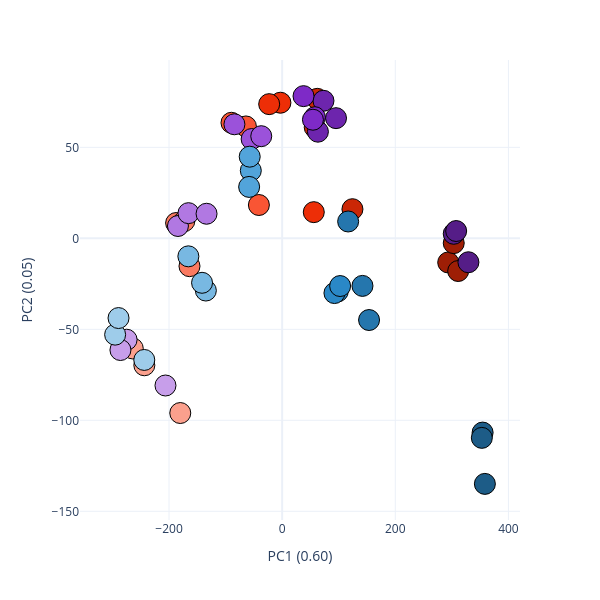

This figure's notebook cell:
### Code cell
# Figure 3e plot — colored by state (RA=blue, 2iL=red, SL=violet), shaded by cell number.
# Conservative reading (Reviewer 1): RA separates from SL/2iL on PC1; SL and 2iL overlap;
# PC1 is also partly driven by cell number. Avoid 'clear separation of all three states'.
pca_df = pca[0][0]
blue_shades = ['#9ECCEA', '#78B8E2', '#52A4DA', '#2A88C7', '#2576AD', '#1D5C87']
STATE_PALETTE = {'RA': blue_shades, '2iL': color_sequence_red, 'SL': color_sequence_violet}

color_map = {}
for grp in pca_df['group'].unique():
    state, ncell = grp.rsplit('_', 1)
    color_map[grp] = STATE_PALETTE[state][STEM_CELL_ORDER.index(int(ncell))]

fig = px.scatter(pca_df, x='x', y='y', color='group', color_discrete_map=color_map)
fig.update_layout(width=600, height=600, template='plotly_white', showlegend = False)
fig.update_traces(marker=dict(size=21, line=dict(width=1, color='black')))
fig.update_xaxes(title=pca[1]['x_title'])
fig.update_yaxes(title=pca[1]['y_title'])
fig.show()
fig.write_image(r'figures/figure3/figure3e.pdf', height=600, width=600)

### Figure 1 — Plotly figure (JSON) as saved in the notebook; plotly's stock layout.template omitted (floating-point values rounded to 4 significant figures)
{"data": [{"hovertemplate": "group=2iL_1000<br>x=%{x}<br>y=%{y}<extra></extra>", "legendgroup": "2iL_1000", "marker": {"color": "#CB2706", "line": {"color": "black", "width": 1}, "size": 21, "symbol": "circle"}, "mode": "markers", "name": "2iL_1000", "orientation": "v", "showlegend": true, "type": "scatter", "x": [124.2, 62.09, 57.57], "xaxis": "x", "y": [16.01, 76.65, 61.01], "yaxis": "y"}, {"hovertemplate": "group=2iL_100<br>x=%{x}<br>y=%{y}<extra></extra>", "legendgroup": "2iL_100", "marker": {"color": "#FBA08D", "line": {"color": "black", "width": 1}, "size": 21, "symbol": "circle"}, "mode": "markers", "name": "2iL_100", "orientation": "v", "showlegend": true, "type": "scatter", "x": [-243.7, -180.1, -264.1], "xaxis": "x", "y": [-69.76, -96.0, -60.53], "yaxis": "y"}, {"hovertemplate": "group=2iL_3000<br>x=%{x}<br>y=%{y}<extra></extra>", "legendgroup": "2iL_3000", "marker": {"color": "#9E1E05", "line": {"color": "black", "width": 1}, "size": 21, "symbol": "circle"}, "mode": "markers", "name": "2iL_3000", "orientation": "v", "showlegend": true, "type": "scatter", "x": [293.5, 311.2, 303.3], "xaxis": "x", "y": [-13.26, -17.97, -2.634], "yaxis": "y"}, {"hovertemplate": "group=2iL_300<br>x=%{x}<br>y=%{y}<extra></extra>", "legendgroup": "2iL_300", "marker": {"color": "#FA7A61", "line": {"color": "black", "width": 1}, "size": 21, "symbol": "circle"}, "mode": "markers", "name": "2iL_300", "orientation": "v", "showlegend": true, "type": "scatter", "x": [-163.8, -187.5, -173.0], "xaxis": "x", "y": [-15.3, 8.407, 9.455], "yaxis": "y"}, {"hovertemplate": "group=2iL_500<br>x=%{x}<br>y=%{y}<extra></extra>", "legendgroup": "2iL_500", "marker": {"color": "#F95534", "line": {"color": "black", "width": 1}, "size": 21, "symbol": "circle"}, "mode": "markers", "name": "2iL_500", "orientation": "v", "showlegend": true, "type": "scatter", "x": [-41.14, -89.61, -64.09], "xaxis": "x", "y": [18.3, 63.48, 61.47], "yaxis": "y"}, {"hovertemplate": "group=2iL_800<br>x=%{x}<br>y=%{y}<extra></extra>", "legendgroup": "2iL_800", "marker": {"color": "#ED2E07", "line": {"color": "black", "width": 1}, "size": 21, "symbol": "circle"}, "mode": "markers", "name": "2iL_800", "orientation": "v", "showlegend": true, "type": "scatter", "x": [55.92, -3.082, -22.95], "xaxis": "x", "y": [14.38, 74.51, 73.74], "yaxis": "y"}, {"hovertemplate": "group=SL_1000<br>x=%{x}<br>y=%{y}<extra></extra>", "legendgroup": "SL_1000", "marker": {"color": "#6D25AD", "line": {"color": "black", "width": 1}, "size": 21, "symbol": "circle"}, "mode": "markers", "name": "SL_1000", "orientation": "v", "showlegend": true, "type": "scatter", "x": [73.03, 95.23, 63.2], "xaxis": "x", "y": [75.57, 66.03, 58.59], "yaxis": "y"}, {"hovertemplate": "group=SL_100<br>x=%{x}<br>y=%{y}<extra></extra>", "legendgroup": "SL_100", "marker": {"color": "#C79EEA", "line": {"color": "black", "width": 1}, "size": 21, "symbol": "circle"}, "mode": "markers", "name": "SL_100", "orientation": "v", "showlegend": true, "type": "scatter", "x": [-275.0, -285.9, -206.3], "xaxis": "x", "y": [-55.71, -61.38, -80.88], "yaxis": "y"}, {"hovertemplate": "group=SL_3000<br>x=%{x}<br>y=%{y}<extra></extra>", "legendgroup": "SL_3000", "marker": {"color": "#551D87", "line": {"color": "black", "width": 1}, "size": 21, "symbol": "circle"}, "mode": "markers", "name": "SL_3000", "orientation": "v", "showlegend": true, "type": "scatter", "x": [303.3, 329.3, 307.6], "xaxis": "x", "y": [2.492, -13.14, 4.01], "yaxis": "y"}, {"hovertemplate": "group=SL_300<br>x=%{x}<br>y=%{y}<extra></extra>", "legendgroup": "SL_300", "marker": {"color": "#B178E2", "line": {"color": "black", "width": 1}, "size": 21, "symbol": "circle"}, "mode": "markers", "name": "SL_300", "orientation": "v", "showlegend": true, "type": "scatter", "x": [-184.2, -165.6, -133.7], "xaxis": "x", "y": [6.763, 13.83, 13.5], "yaxis": "y"}, {"hovertemplate": "group=SL_500<br>x=%{x}<br>y=%{y}<extra></extra>", "legendgroup": "SL_500", "marker": {"color": "#9B52DA", "line": {"color": "black", "width": 1}, "size": 21, "symbol": "circle"}, "mode": "markers", "name": "SL_500", "orientation": "v", "showlegend": true, "type": "scatter", "x": [-53.95, -36.97, -84.39], "xaxis": "x", "y": [54.56, 56.13, 62.67], "yaxis": "y"}, {"hovertemplate": "group=SL_800<br>x=%{x}<br>y=%{y}<extra></extra>", "legendgroup": "SL_800", "marker": {"color": "#7E2AC7", "line": {"color": "black", "width": 1}, "size": 21, "symbol": "circle"}, "mode": "markers", "name": "SL_800", "orientation": "v", "showlegend": true, "type": "scatter", "x": [37.77, 57.84, 54.42], "xaxis": "x", "y": [78.14, 66.55, 65.17], "yaxis": "y"}, {"hovertemplate": "group=RA_1000<br>x=%{x}<br>y=%{y}<extra></extra>", "legendgroup": "RA_1000", "marker": {"color": "#2576AD", "line": {"color": "black", "width": 1}, "size": 21, "symbol": "circle"}, "mode": "markers", "name": "RA_1000", "orientation": "v", "showlegend": true, "type": "scatter", "x": [153.6, 142.0, 116.7], "xaxis": "x", "y": [-44.9, -26.14, 9.258], "yaxis": "y"}, {"hovertemplate": "group=RA_100<br>x=%{x}<br>y=%{y}<extra></extra>", "legendgroup": "RA_100", "marker": {"color": "#9ECCEA", "line": {"color": "black", "width": 1}, "size": 21, "symbol": "circle"}, "mode": "markers", "name": "RA_100", "orientation": "v", "showlegend": true, "type": "scatter", "x": [-243.8, -295.3, -289.3], "xaxis": "x", "y": [-66.83, -52.93, -43.81], "yaxis": "y"}, {"hovertemplate": "group=RA_3000<br>x=%{x}<br>y=%{y}<extra></extra>", "legendgroup": "RA_3000", "marker": {"color": "#1D5C87", "line": {"color": "black", "width": 1}, "size": 21, "symbol": "circle"}, "mode": "markers", "name": "RA_3000", "orientation": "v", "showlegend": true, "type": "scatter", "x": [354.4, 358.4, 353.0], "xaxis": "x", "y": [-106.7, -134.9, -109.6], "yaxis": "y"}, {"hovertemplate": "group=RA_300<br>x=%{x}<br>y=%{y}<extra></extra>", "legendgroup": "RA_300", "marker": {"color": "#78B8E2", "line": {"color": "black", "width": 1}, "size": 21, "symbol": "circle"}, "mode": "markers", "name": "RA_300", "orientation": "v", "showlegend": true, "type": "scatter", "x": [-165.8, -134.9, -141.6], "xaxis": "x", "y": [-9.897, -28.69, -24.45], "yaxis": "y"}, {"hovertemplate": "group=RA_500<br>x=%{x}<br>y=%{y}<extra></extra>", "legendgroup": "RA_500", "marker": {"color": "#52A4DA", "line": {"color": "black", "width": 1}, "size": 21, "symbol": "circle"}, "mode": "markers", "name": "RA_500", "orientation": "v", "showlegend": true, "type": "scatter", "x": [-55.42, -58.38, -57.36], "xaxis": "x", "y": [37.2, 28.25, 44.86], "yaxis": "y"}, {"hovertemplate": "group=RA_800<br>x=%{x}<br>y=%{y}<extra></extra>", "legendgroup": "RA_800", "marker": {"color": "#2A88C7", "line": {"color": "black", "width": 1}, "size": 21, "symbol": "circle"}, "mode": "markers", "name": "RA_800", "orientation": "v", "showlegend": true, "type": "scatter", "x": [98.34, 92.44, 102.5], "xaxis": "x", "y": [-29.18, -30.08, -26.22], "yaxis": "y"}], "layout": {"height": 600, "legend": {"title": {"text": "group"}, "tracegroupgap": 0}, "margin": {"t": 60}, "showlegend": false, "width": 600, "xaxis": {"anchor": "y", "domain": [0, 1], "title": {"text": "PC1 (0.60)"}}, "yaxis": {"anchor": "x", "domain": [0, 1], "title": {"text": "PC2 (0.05)"}}}}
